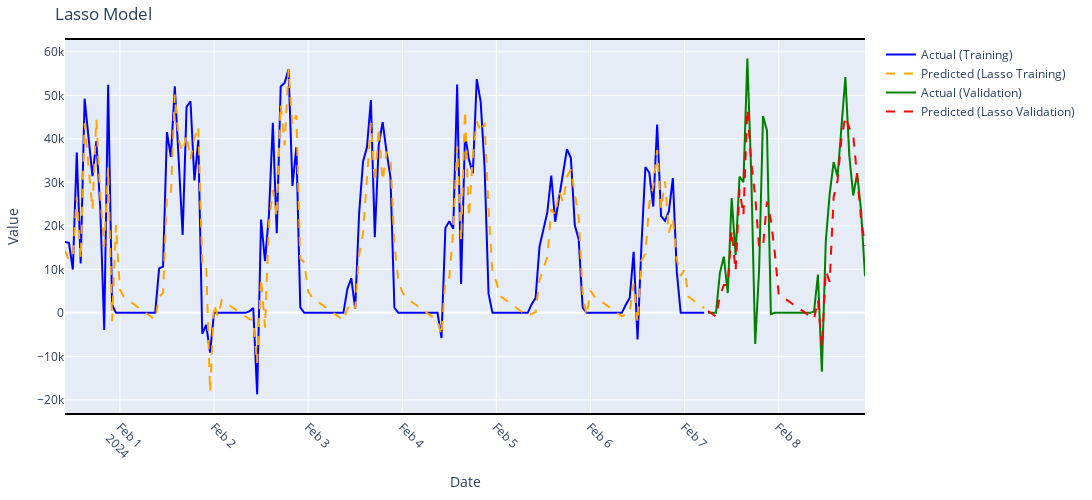
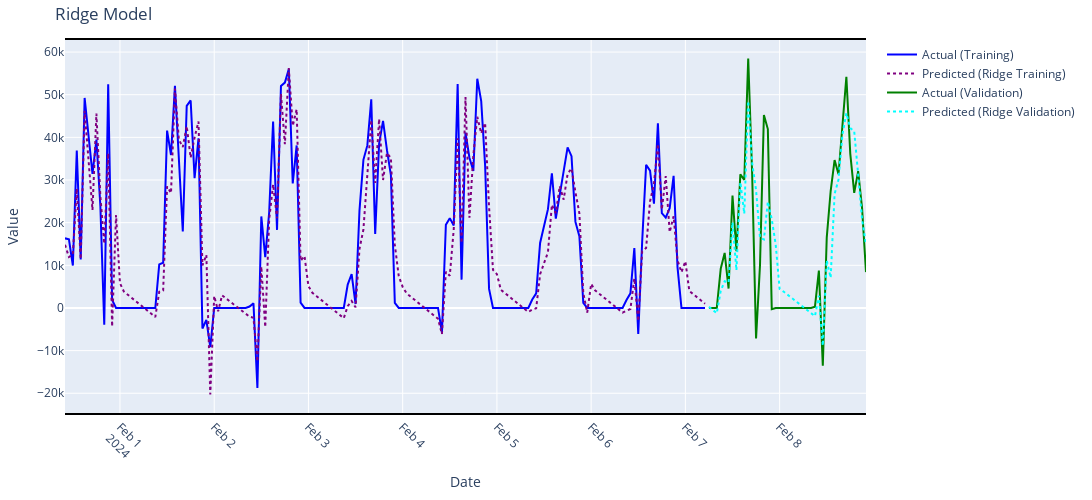
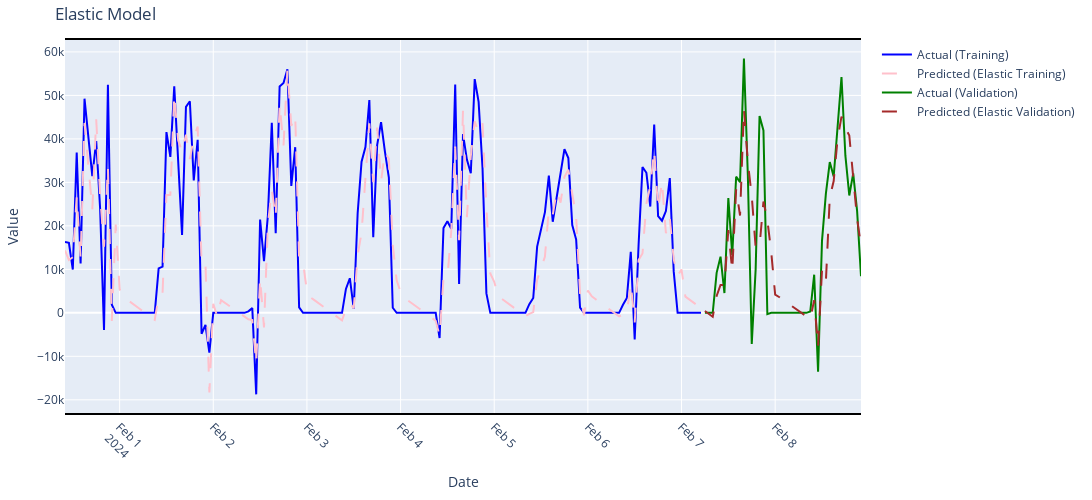
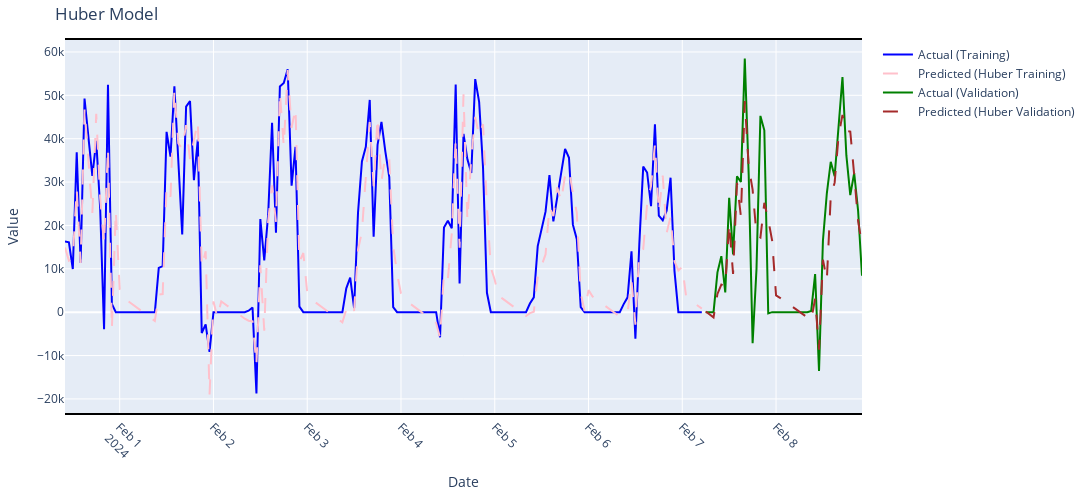

These figures' notebook cell, in order:
### Code cell
dates = resampled_df.index

trace_actual_train = go.Scatter(x=dates[:len(actual_train_values_denorm)], y=actual_train_values_denorm, mode='lines', name='Actual (Training)', line=dict(color='blue'))
trace_actual_valid = go.Scatter(x=dates[-len(actual_valid_values_denorm):], y=actual_valid_values_denorm, mode='lines', name='Actual (Validation)', line=dict(color='green'))

# Create traces for Lasso
trace_predicted_train_lasso = go.Scatter(x=dates[:len(predicted_train_values_lasso_denorm)], y=predicted_train_values_lasso_denorm, mode='lines', name='Predicted (Lasso Training)', line=dict(color='orange', dash='dash'))
trace_predicted_valid_lasso = go.Scatter(x=dates[-len(predicted_valid_values_lasso_denorm):], y=predicted_valid_values_lasso_denorm, mode='lines', name='Predicted (Lasso Validation)', line=dict(color='red', dash='dash'))

# Create traces for Ridge
trace_predicted_train_ridge = go.Scatter(x=dates[:len(predicted_train_values_ridge_denorm)], y=predicted_train_values_ridge_denorm, mode='lines', name='Predicted (Ridge Training)', line=dict(color='purple', dash='dot'))
trace_predicted_valid_ridge = go.Scatter(x=dates[-len(predicted_valid_values_ridge_denorm):], y=predicted_valid_values_ridge_denorm, mode='lines', name='Predicted (Ridge Validation)', line=dict(color='cyan', dash='dot'))

# Create traces for Elastic Net
trace_predicted_train_elastic = go.Scatter(x=dates[:len(predicted_train_values_elastic_denorm)], y=predicted_train_values_elastic_denorm, mode='lines', name='Predicted (Elastic Training)', line=dict(color='pink', dash='longdash'))
trace_predicted_valid_elastic = go.Scatter(x=dates[-len(predicted_valid_values_elastic_denorm):], y=predicted_valid_values_elastic_denorm, mode='lines', name='Predicted (Elastic Validation)', line=dict(color='brown', dash='longdash'))

# Create traces for Huber
trace_predicted_train_huber = go.Scatter(x=dates[:len(predicted_train_values_huber_denorm)], y=predicted_train_values_huber_denorm, mode='lines', name='Predicted (Huber Training)', line=dict(color='pink', dash='longdash'))
trace_predicted_valid_huber = go.Scatter(x=dates[-len(predicted_valid_values_huber_denorm):], y=predicted_valid_values_huber_denorm, mode='lines', name='Predicted (Huber Validation)', line=dict(color='brown', dash='longdash'))

# Create traces for Quantile
trace_predicted_train_quantile = go.Scatter(x=dates[:len(predicted_train_values_quantile_denorm)], y=predicted_train_values_quantile_denorm, mode='lines', name='Predicted (Quantile Training)', line=dict(color='pink', dash='longdash'))
trace_predicted_valid_quantile = go.Scatter(x=dates[-len(predicted_valid_values_quantile_denorm):], y=predicted_valid_values_quantile_denorm, mode='lines', name='Predicted (Quantile Validation)', line=dict(color='brown', dash='longdash'))

# Create traces for Bayesian
trace_predicted_train_bayesian = go.Scatter(x=dates[:len(predicted_train_values_bayesian_denorm)], y=predicted_train_values_bayesian_denorm, mode='lines', name='Predicted (Bayesian Training)', line=dict(color='pink', dash='longdash'))
trace_predicted_valid_bayesian = go.Scatter(x=dates[-len(predicted_valid_values_bayesian_denorm):], y=predicted_valid_values_bayesian_denorm, mode='lines', name='Predicted (Bayesian Validation)', line=dict(color='brown', dash='longdash'))

# Create traces for SVR
trace_predicted_train_svr = go.Scatter(x=dates[:len(predicted_train_values_svr_denorm)], y=predicted_train_values_svr_denorm, mode='lines', name='Predicted (SVR Training)', line=dict(color='pink', dash='longdash'))
trace_predicted_valid_svr = go.Scatter(x=dates[-len(predicted_valid_values_svr_denorm):], y=predicted_valid_values_svr_denorm, mode='lines', name='Predicted (SVR Validation)', line=dict(color='brown', dash='longdash'))

# Create traces for Poly
trace_predicted_train_poly = go.Scatter(x=dates[:len(predicted_train_values_poly_denorm)], y=predicted_train_values_poly_denorm, mode='lines', name='Predicted (Poly Training)', line=dict(color='pink', dash='longdash'))
trace_predicted_valid_poly = go.Scatter(x=dates[-len(predicted_valid_values_poly_denorm):], y=predicted_valid_values_poly_denorm, mode='lines', name='Predicted (Poly Validation)', line=dict(color='brown', dash='longdash'))

# Create traces for Ensemble
trace_train_ensemble = go.Scatter(x=dates[:len(ensemble_train_predictions_denorm)], y=ensemble_train_predictions_denorm, mode='lines', name='Ensemble Predicted (Training)', line=dict(color='black', dash='solid'))
trace_valid_ensemble = go.Scatter(x=dates[-len(ensemble_valid_predictions_denorm):], y=ensemble_valid_predictions_denorm, mode='lines', name='Ensemble Predicted (Validation)', line=dict(color='gray', dash='solid'))

# Create layouts
layout_lasso = go.Layout(
    title='Lasso Model',
    xaxis=dict(title='Date', tickangle=45, showline=True, linewidth=2, linecolor='black', mirror=True),
    yaxis=dict(title='Value'),
    height=500, 
    width=1100,
    margin=dict(l=40, r=40, b=40, t=40)
)

layout_ridge = go.Layout(
    title='Ridge Model',
    xaxis=dict(title='Date', tickangle=45, showline=True, linewidth=2, linecolor='black', mirror=True),
    yaxis=dict(title='Value'),
    height=500, 
    width=1100,
    margin=dict(l=40, r=40, b=40, t=40)
)

layout_elastic = go.Layout(
    title='Elastic Model',
    xaxis=dict(title='Date', tickangle=45, showline=True, linewidth=2, linecolor='black', mirror=True),
    yaxis=dict(title='Value'),
    height=500, 
    width=1100,
    margin=dict(l=40, r=40, b=40, t=40)
)

layout_huber = go.Layout(
    title='Huber Model',
    xaxis=dict(title='Date', tickangle=45, showline=True, linewidth=2, linecolor='black', mirror=True),
    yaxis=dict(title='Value'),
    height=500, 
    width=1100,
    margin=dict(l=40, r=40, b=40, t=40)
)

layout_quantile = go.Layout(
    title='Quantile Model',
    xaxis=dict(title='Date', tickangle=45, showline=True, linewidth=2, linecolor='black', mirror=True),
    yaxis=dict(title='Value'),
    height=500, 
    width=1100,
    margin=dict(l=40, r=40, b=40, t=40)
)

layout_bayesian = go.Layout(
    title='Bayesian Model',
    xaxis=dict(title='Date', tickangle=45, showline=True, linewidth=2, linecolor='black', mirror=True),
    yaxis=dict(title='Value'),
    height=500, 
    width=1100,
    margin=dict(l=40, r=40, b=40, t=40)
)

layout_svr = go.Layout(
    title='SVR Model',
    xaxis=dict(title='Date', tickangle=45, showline=True, linewidth=2, linecolor='black', mirror=True),
    yaxis=dict(title='Value'),
    height=500, 
    width=1100,
    margin=dict(l=40, r=40, b=40, t=40)
)

layout_poly = go.Layout(
    title='Poly Model',
    xaxis=dict(title='Date', tickangle=45, showline=True, linewidth=2, linecolor='black', mirror=True),
    yaxis=dict(title='Value'),
    height=500, 
    width=1100,
    margin=dict(l=40, r=40, b=40, t=40)
)

layout_ensemble = go.Layout(
    title='Ensemble Model',
    xaxis=dict(title='Date', tickangle=45, showline=True, linewidth=2, linecolor='black', mirror=True),
    yaxis=dict(title='Value'),
    height=500, 
    width=1100,
    margin=dict(l=40, r=40, b=40, t=40)
)

# Create figures
fig_lasso = go.Figure(data=[trace_actual_train, trace_predicted_train_lasso, trace_actual_valid, trace_predicted_valid_lasso], layout=layout_lasso)
fig_ridge = go.Figure(data=[trace_actual_train, trace_predicted_train_ridge, trace_actual_valid, trace_predicted_valid_ridge], layout=layout_ridge)
fig_elastic = go.Figure(data=[trace_actual_train, trace_predicted_train_elastic, trace_actual_valid, trace_predicted_valid_elastic], layout=layout_elastic)
fig_huber = go.Figure(data=[trace_actual_train, trace_predicted_train_huber, trace_actual_valid, trace_predicted_valid_huber], layout=layout_huber)
fig_bayesian = go.Figure(data=[trace_actual_train, trace_predicted_train_bayesian, trace_actual_valid, trace_predicted_valid_bayesian], layout=layout_bayesian)
fig_quantile = go.Figure(data=[trace_actual_train, trace_predicted_train_quantile, trace_actual_valid, trace_predicted_valid_quantile], layout=layout_quantile)
fig_svr = go.Figure(data=[trace_actual_train, trace_predicted_train_svr, trace_actual_valid, trace_predicted_valid_svr], layout=layout_svr)
fig_poly = go.Figure(data=[trace_actual_train, trace_predicted_train_poly, trace_actual_valid, trace_predicted_valid_poly], layout=layout_poly)
fig_ensemble = go.Figure(data=[trace_actual_train, trace_train_ensemble, trace_actual_valid, trace_valid_ensemble], layout=layout_ensemble)

# Show interactive plots
fig_lasso.show()
fig_ridge.show()
fig_elastic.show()
fig_huber.show()
fig_bayesian.show()
fig_quantile.show()
fig_svr.show()
fig_poly.show()
fig_ensemble.show()

### Figure 1 — Plotly figure (JSON) as saved in the notebook; plotly's stock layout.template omitted (floating-point values rounded to 4 significant figures; data arrays with more than 128 entries replaced by an {"elided": "..."} marker saying what was removed)
{"data": [{"line": {"color": "blue"}, "mode": "lines", "name": "Actual (Training)", "type": "scatter", "x": {"elided": "162 str values"}, "y": {"elided": "162 float values"}}, {"line": {"color": "orange", "dash": "dash"}, "mode": "lines", "name": "Predicted (Lasso Training)", "type": "scatter", "x": {"elided": "162 str values"}, "y": {"elided": "162 float values"}}, {"line": {"color": "green"}, "mode": "lines", "name": "Actual (Validation)", "type": "scatter", "x": ["2024-02-07T06:00:00", "2024-02-07T07:00:00", "2024-02-07T08:00:00", "2024-02-07T09:00:00", "2024-02-07T10:00:00", "2024-02-07T11:00:00", "2024-02-07T12:00:00", "2024-02-07T13:00:00", "2024-02-07T14:00:00", "2024-02-07T15:00:00", "2024-02-07T16:00:00", "2024-02-07T17:00:00", "2024-02-07T18:00:00", "2024-02-07T19:00:00", "2024-02-07T20:00:00", "2024-02-07T21:00:00", "2024-02-07T22:00:00", "2024-02-07T23:00:00", "2024-02-08T00:00:00", "2024-02-08T01:00:00", "2024-02-08T02:00:00", "2024-02-08T03:00:00", "2024-02-08T04:00:00", "2024-02-08T05:00:00", "2024-02-08T06:00:00", "2024-02-08T07:00:00", "2024-02-08T08:00:00", "2024-02-08T09:00:00", "2024-02-08T10:00:00", "2024-02-08T11:00:00", "2024-02-08T12:00:00", "2024-02-08T13:00:00", "2024-02-08T14:00:00", "2024-02-08T15:00:00", "2024-02-08T16:00:00", "2024-02-08T17:00:00", "2024-02-08T18:00:00", "2024-02-08T19:00:00", "2024-02-08T20:00:00", "2024-02-08T21:00:00", "2024-02-08T22:00:00"], "y": [0, 0, 0, 9187.0, 12900.0, 4546.0, 26380.0, 13330.0, 31310.0, 30050.0, 58460.0, 31650.0, -7172.0, 10000.0, 45260.0, 41940.0, -290.1, 0, 0, 0, 0, 0, 0, 0, 0, 0, 0, 291.6, 8764.0, -13540.0, 16480.0, 27420.0, 34680.0, 31350.0, 43760.0, 54210.0, 36130.0, 26990.0, 32080.0, 23430.0, 8414.0]}, {"line": {"color": "red", "dash": "dash"}, "mode": "lines", "name": "Predicted (Lasso Validation)", "type": "scatter", "x": ["2024-02-07T06:00:00", "2024-02-07T07:00:00", "2024-02-07T08:00:00", "2024-02-07T09:00:00", "2024-02-07T10:00:00", "2024-02-07T11:00:00", "2024-02-07T12:00:00", "2024-02-07T13:00:00", "2024-02-07T14:00:00", "2024-02-07T15:00:00", "2024-02-07T16:00:00", "2024-02-07T17:00:00", "2024-02-07T18:00:00", "2024-02-07T19:00:00", "2024-02-07T20:00:00", "2024-02-07T21:00:00", "2024-02-07T22:00:00", "2024-02-07T23:00:00", "2024-02-08T00:00:00", "2024-02-08T01:00:00", "2024-02-08T02:00:00", "2024-02-08T03:00:00", "2024-02-08T04:00:00", "2024-02-08T05:00:00", "2024-02-08T06:00:00", "2024-02-08T07:00:00", "2024-02-08T08:00:00", "2024-02-08T09:00:00", "2024-02-08T10:00:00", "2024-02-08T11:00:00", "2024-02-08T12:00:00", "2024-02-08T13:00:00", "2024-02-08T14:00:00", "2024-02-08T15:00:00", "2024-02-08T16:00:00", "2024-02-08T17:00:00", "2024-02-08T18:00:00", "2024-02-08T19:00:00", "2024-02-08T20:00:00", "2024-02-08T21:00:00", "2024-02-08T22:00:00"], "y": [430.2, -224.1, -878.4, 3847.0, 6411.0, 6429.0, 19000.0, 9587.0, 28420.0, 22390.0, 46860.0, 34690.0, 26770.0, 15030.0, 15220.0, 25580.0, 21340.0, 13840.0, 4155.0, 3640.0, 2986.0, 2331.0, 1677.0, 1023.0, 368.5, -285.8, -940.1, -1424.0, 2911.0, -7880.0, 9670.0, 7115.0, 26580.0, 30360.0, 40050.0, 45150.0, 42530.0, 40810.0, 31280.0, 21730.0, 15430.0]}], "layout": {"height": 500, "margin": {"b": 40, "l": 40, "r": 40, "t": 40}, "title": {"text": "Lasso Model"}, "width": 1100, "xaxis": {"autorange": true, "linecolor": "black", "linewidth": 2, "mirror": true, "range": ["2024-01-31 10:00", "2024-02-08 22:00"], "showline": true, "tickangle": 45, "title": {"text": "Date"}, "type": "date"}, "yaxis": {"autorange": true, "range": [-23040.0, 62740.0], "title": {"text": "Value"}, "type": "linear"}}}

### Figure 2 — Plotly figure (JSON) as saved in the notebook; plotly's stock layout.template omitted (floating-point values rounded to 4 significant figures; data arrays with more than 128 entries replaced by an {"elided": "..."} marker saying what was removed)
{"data": [{"line": {"color": "blue"}, "mode": "lines", "name": "Actual (Training)", "type": "scatter", "x": {"elided": "162 str values"}, "y": {"elided": "162 float values"}}, {"line": {"color": "purple", "dash": "dot"}, "mode": "lines", "name": "Predicted (Ridge Training)", "type": "scatter", "x": {"elided": "162 str values"}, "y": {"elided": "162 float values"}}, {"line": {"color": "green"}, "mode": "lines", "name": "Actual (Validation)", "type": "scatter", "x": ["2024-02-07T06:00:00", "2024-02-07T07:00:00", "2024-02-07T08:00:00", "2024-02-07T09:00:00", "2024-02-07T10:00:00", "2024-02-07T11:00:00", "2024-02-07T12:00:00", "2024-02-07T13:00:00", "2024-02-07T14:00:00", "2024-02-07T15:00:00", "2024-02-07T16:00:00", "2024-02-07T17:00:00", "2024-02-07T18:00:00", "2024-02-07T19:00:00", "2024-02-07T20:00:00", "2024-02-07T21:00:00", "2024-02-07T22:00:00", "2024-02-07T23:00:00", "2024-02-08T00:00:00", "2024-02-08T01:00:00", "2024-02-08T02:00:00", "2024-02-08T03:00:00", "2024-02-08T04:00:00", "2024-02-08T05:00:00", "2024-02-08T06:00:00", "2024-02-08T07:00:00", "2024-02-08T08:00:00", "2024-02-08T09:00:00", "2024-02-08T10:00:00", "2024-02-08T11:00:00", "2024-02-08T12:00:00", "2024-02-08T13:00:00", "2024-02-08T14:00:00", "2024-02-08T15:00:00", "2024-02-08T16:00:00", "2024-02-08T17:00:00", "2024-02-08T18:00:00", "2024-02-08T19:00:00", "2024-02-08T20:00:00", "2024-02-08T21:00:00", "2024-02-08T22:00:00"], "y": [0, 0, 0, 9187.0, 12900.0, 4546.0, 26380.0, 13330.0, 31310.0, 30050.0, 58460.0, 31650.0, -7172.0, 10000.0, 45260.0, 41940.0, -290.1, 0, 0, 0, 0, 0, 0, 0, 0, 0, 0, 291.6, 8764.0, -13540.0, 16480.0, 27420.0, 34680.0, 31350.0, 43760.0, 54210.0, 36130.0, 26990.0, 32080.0, 23430.0, 8414.0]}, {"line": {"color": "cyan", "dash": "dot"}, "mode": "lines", "name": "Predicted (Ridge Validation)", "type": "scatter", "x": ["2024-02-07T06:00:00", "2024-02-07T07:00:00", "2024-02-07T08:00:00", "2024-02-07T09:00:00", "2024-02-07T10:00:00", "2024-02-07T11:00:00", "2024-02-07T12:00:00", "2024-02-07T13:00:00", "2024-02-07T14:00:00", "2024-02-07T15:00:00", "2024-02-07T16:00:00", "2024-02-07T17:00:00", "2024-02-07T18:00:00", "2024-02-07T19:00:00", "2024-02-07T20:00:00", "2024-02-07T21:00:00", "2024-02-07T22:00:00", "2024-02-07T23:00:00", "2024-02-08T00:00:00", "2024-02-08T01:00:00", "2024-02-08T02:00:00", "2024-02-08T03:00:00", "2024-02-08T04:00:00", "2024-02-08T05:00:00", "2024-02-08T06:00:00", "2024-02-08T07:00:00", "2024-02-08T08:00:00", "2024-02-08T09:00:00", "2024-02-08T10:00:00", "2024-02-08T11:00:00", "2024-02-08T12:00:00", "2024-02-08T13:00:00", "2024-02-08T14:00:00", "2024-02-08T15:00:00", "2024-02-08T16:00:00", "2024-02-08T17:00:00", "2024-02-08T18:00:00", "2024-02-08T19:00:00", "2024-02-08T20:00:00", "2024-02-08T21:00:00", "2024-02-08T22:00:00"], "y": [259.7, -485.0, -1230.0, 4004.0, 6278.0, 5951.0, 20060.0, 8831.0, 29500.0, 22110.0, 48530.0, 34000.0, 27640.0, 16480.0, 16060.0, 24930.0, 20790.0, 14880.0, 4445.0, 3842.0, 3098.0, 2353.0, 1608.0, 863.4, 118.7, -626.0, -1371.0, -1926.0, 2854.0, -8879.0, 11160.0, 7079.0, 26720.0, 30090.0, 40690.0, 45670.0, 42170.0, 41440.0, 31280.0, 20770.0, 14780.0]}], "layout": {"height": 500, "margin": {"b": 40, "l": 40, "r": 40, "t": 40}, "title": {"text": "Ridge Model"}, "width": 1100, "xaxis": {"autorange": true, "linecolor": "black", "linewidth": 2, "mirror": true, "range": ["2024-01-31 10:00", "2024-02-08 22:00"], "showline": true, "tickangle": 45, "title": {"text": "Date"}, "type": "date"}, "yaxis": {"autorange": true, "range": [-24630.0, 62830.0], "title": {"text": "Value"}, "type": "linear"}}}

### Figure 3 — Plotly figure (JSON) as saved in the notebook; plotly's stock layout.template omitted (floating-point values rounded to 4 significant figures; data arrays with more than 128 entries replaced by an {"elided": "..."} marker saying what was removed)
{"data": [{"line": {"color": "blue"}, "mode": "lines", "name": "Actual (Training)", "type": "scatter", "x": {"elided": "162 str values"}, "y": {"elided": "162 float values"}}, {"line": {"color": "pink", "dash": "longdash"}, "mode": "lines", "name": "Predicted (Elastic Training)", "type": "scatter", "x": {"elided": "162 str values"}, "y": {"elided": "162 float values"}}, {"line": {"color": "green"}, "mode": "lines", "name": "Actual (Validation)", "type": "scatter", "x": ["2024-02-07T06:00:00", "2024-02-07T07:00:00", "2024-02-07T08:00:00", "2024-02-07T09:00:00", "2024-02-07T10:00:00", "2024-02-07T11:00:00", "2024-02-07T12:00:00", "2024-02-07T13:00:00", "2024-02-07T14:00:00", "2024-02-07T15:00:00", "2024-02-07T16:00:00", "2024-02-07T17:00:00", "2024-02-07T18:00:00", "2024-02-07T19:00:00", "2024-02-07T20:00:00", "2024-02-07T21:00:00", "2024-02-07T22:00:00", "2024-02-07T23:00:00", "2024-02-08T00:00:00", "2024-02-08T01:00:00", "2024-02-08T02:00:00", "2024-02-08T03:00:00", "2024-02-08T04:00:00", "2024-02-08T05:00:00", "2024-02-08T06:00:00", "2024-02-08T07:00:00", "2024-02-08T08:00:00", "2024-02-08T09:00:00", "2024-02-08T10:00:00", "2024-02-08T11:00:00", "2024-02-08T12:00:00", "2024-02-08T13:00:00", "2024-02-08T14:00:00", "2024-02-08T15:00:00", "2024-02-08T16:00:00", "2024-02-08T17:00:00", "2024-02-08T18:00:00", "2024-02-08T19:00:00", "2024-02-08T20:00:00", "2024-02-08T21:00:00", "2024-02-08T22:00:00"], "y": [0, 0, 0, 9187.0, 12900.0, 4546.0, 26380.0, 13330.0, 31310.0, 30050.0, 58460.0, 31650.0, -7172.0, 10000.0, 45260.0, 41940.0, -290.1, 0, 0, 0, 0, 0, 0, 0, 0, 0, 0, 291.6, 8764.0, -13540.0, 16480.0, 27420.0, 34680.0, 31350.0, 43760.0, 54210.0, 36130.0, 26990.0, 32080.0, 23430.0, 8414.0]}, {"line": {"color": "brown", "dash": "longdash"}, "mode": "lines", "name": "Predicted (Elastic Validation)", "type": "scatter", "x": ["2024-02-07T06:00:00", "2024-02-07T07:00:00", "2024-02-07T08:00:00", "2024-02-07T09:00:00", "2024-02-07T10:00:00", "2024-02-07T11:00:00", "2024-02-07T12:00:00", "2024-02-07T13:00:00", "2024-02-07T14:00:00", "2024-02-07T15:00:00", "2024-02-07T16:00:00", "2024-02-07T17:00:00", "2024-02-07T18:00:00", "2024-02-07T19:00:00", "2024-02-07T20:00:00", "2024-02-07T21:00:00", "2024-02-07T22:00:00", "2024-02-07T23:00:00", "2024-02-08T00:00:00", "2024-02-08T01:00:00", "2024-02-08T02:00:00", "2024-02-08T03:00:00", "2024-02-08T04:00:00", "2024-02-08T05:00:00", "2024-02-08T06:00:00", "2024-02-08T07:00:00", "2024-02-08T08:00:00", "2024-02-08T09:00:00", "2024-02-08T10:00:00", "2024-02-08T11:00:00", "2024-02-08T12:00:00", "2024-02-08T13:00:00", "2024-02-08T14:00:00", "2024-02-08T15:00:00", "2024-02-08T16:00:00", "2024-02-08T17:00:00", "2024-02-08T18:00:00", "2024-02-08T19:00:00", "2024-02-08T20:00:00", "2024-02-08T21:00:00", "2024-02-08T22:00:00"], "y": [427.3, -230.4, -888.1, 3863.0, 6423.0, 6421.0, 19040.0, 9596.0, 28430.0, 22380.0, 46890.0, 34680.0, 26870.0, 15090.0, 15310.0, 25590.0, 21380.0, 13910.0, 4167.0, 3648.0, 2990.0, 2332.0, 1675.0, 1017.0, 359.3, -298.4, -956.1, -1442.0, 2916.0, -7855.0, 9740.0, 7182.0, 26570.0, 30310.0, 40010.0, 45130.0, 42480.0, 40800.0, 31220.0, 21670.0, 15410.0]}], "layout": {"height": 500, "margin": {"b": 40, "l": 40, "r": 40, "t": 40}, "title": {"text": "Elastic Model"}, "width": 1100, "xaxis": {"autorange": true, "linecolor": "black", "linewidth": 2, "mirror": true, "range": ["2024-01-31 10:00", "2024-02-08 22:00"], "showline": true, "tickangle": 45, "title": {"text": "Date"}, "type": "date"}, "yaxis": {"autorange": true, "range": [-23040.0, 62740.0], "title": {"text": "Value"}, "type": "linear"}}}

### Figure 4 — Plotly figure (JSON) as saved in the notebook; plotly's stock layout.template omitted (floating-point values rounded to 4 significant figures; data arrays with more than 128 entries replaced by an {"elided": "..."} marker saying what was removed)
{"data": [{"line": {"color": "blue"}, "mode": "lines", "name": "Actual (Training)", "type": "scatter", "x": {"elided": "162 str values"}, "y": {"elided": "162 float values"}}, {"line": {"color": "pink", "dash": "longdash"}, "mode": "lines", "name": "Predicted (Huber Training)", "type": "scatter", "x": {"elided": "162 str values"}, "y": {"elided": "162 float values"}}, {"line": {"color": "green"}, "mode": "lines", "name": "Actual (Validation)", "type": "scatter", "x": ["2024-02-07T06:00:00", "2024-02-07T07:00:00", "2024-02-07T08:00:00", "2024-02-07T09:00:00", "2024-02-07T10:00:00", "2024-02-07T11:00:00", "2024-02-07T12:00:00", "2024-02-07T13:00:00", "2024-02-07T14:00:00", "2024-02-07T15:00:00", "2024-02-07T16:00:00", "2024-02-07T17:00:00", "2024-02-07T18:00:00", "2024-02-07T19:00:00", "2024-02-07T20:00:00", "2024-02-07T21:00:00", "2024-02-07T22:00:00", "2024-02-07T23:00:00", "2024-02-08T00:00:00", "2024-02-08T01:00:00", "2024-02-08T02:00:00", "2024-02-08T03:00:00", "2024-02-08T04:00:00", "2024-02-08T05:00:00", "2024-02-08T06:00:00", "2024-02-08T07:00:00", "2024-02-08T08:00:00", "2024-02-08T09:00:00", "2024-02-08T10:00:00", "2024-02-08T11:00:00", "2024-02-08T12:00:00", "2024-02-08T13:00:00", "2024-02-08T14:00:00", "2024-02-08T15:00:00", "2024-02-08T16:00:00", "2024-02-08T17:00:00", "2024-02-08T18:00:00", "2024-02-08T19:00:00", "2024-02-08T20:00:00", "2024-02-08T21:00:00", "2024-02-08T22:00:00"], "y": [0, 0, 0, 9187.0, 12900.0, 4546.0, 26380.0, 13330.0, 31310.0, 30050.0, 58460.0, 31650.0, -7172.0, 10000.0, 45260.0, 41940.0, -290.1, 0, 0, 0, 0, 0, 0, 0, 0, 0, 0, 291.6, 8764.0, -13540.0, 16480.0, 27420.0, 34680.0, 31350.0, 43760.0, 54210.0, 36130.0, 26990.0, 32080.0, 23430.0, 8414.0]}, {"line": {"color": "brown", "dash": "longdash"}, "mode": "lines", "name": "Predicted (Huber Validation)", "type": "scatter", "x": ["2024-02-07T06:00:00", "2024-02-07T07:00:00", "2024-02-07T08:00:00", "2024-02-07T09:00:00", "2024-02-07T10:00:00", "2024-02-07T11:00:00", "2024-02-07T12:00:00", "2024-02-07T13:00:00", "2024-02-07T14:00:00", "2024-02-07T15:00:00", "2024-02-07T16:00:00", "2024-02-07T17:00:00", "2024-02-07T18:00:00", "2024-02-07T19:00:00", "2024-02-07T20:00:00", "2024-02-07T21:00:00", "2024-02-07T22:00:00", "2024-02-07T23:00:00", "2024-02-08T00:00:00", "2024-02-08T01:00:00", "2024-02-08T02:00:00", "2024-02-08T03:00:00", "2024-02-08T04:00:00", "2024-02-08T05:00:00", "2024-02-08T06:00:00", "2024-02-08T07:00:00", "2024-02-08T08:00:00", "2024-02-08T09:00:00", "2024-02-08T10:00:00", "2024-02-08T11:00:00", "2024-02-08T12:00:00", "2024-02-08T13:00:00", "2024-02-08T14:00:00", "2024-02-08T15:00:00", "2024-02-08T16:00:00", "2024-02-08T17:00:00", "2024-02-08T18:00:00", "2024-02-08T19:00:00", "2024-02-08T20:00:00", "2024-02-08T21:00:00", "2024-02-08T22:00:00"], "y": [141.9, -525.5, -1193.0, 4206.0, 6360.0, 5978.0, 20470.0, 8807.0, 29810.0, 22090.0, 48700.0, 33590.0, 28250.0, 17850.0, 17240.0, 25210.0, 21330.0, 16490.0, 3848.0, 3319.0, 2652.0, 1984.0, 1317.0, 649.6, -17.83, -685.2, -1353.0, -1827.0, 3103.0, -8634.0, 12070.0, 7454.0, 26680.0, 29860.0, 40650.0, 45490.0, 41790.0, 41640.0, 31630.0, 21080.0, 15510.0]}], "layout": {"height": 500, "margin": {"b": 40, "l": 40, "r": 40, "t": 40}, "title": {"text": "Huber Model"}, "width": 1100, "xaxis": {"autorange": true, "linecolor": "black", "linewidth": 2, "mirror": true, "range": ["2024-01-31 10:00", "2024-02-08 22:00"], "showline": true, "tickangle": 45, "title": {"text": "Date"}, "type": "date"}, "yaxis": {"autorange": true, "range": [-23250.0, 62760.0], "title": {"text": "Value"}, "type": "linear"}}}
